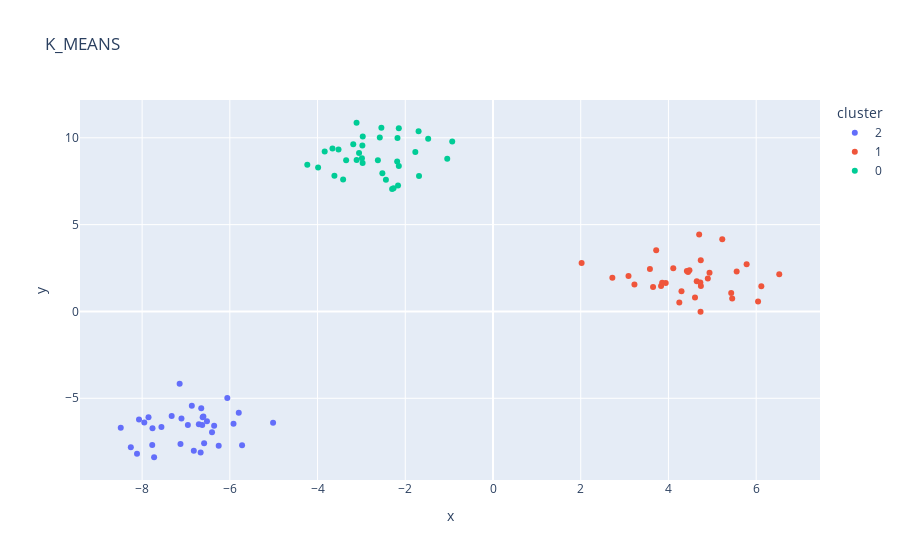

Source (notebook cell):
### Code cell
import plotly.express as px
import pandas as pd
df = pd.DataFrame(X,columns=['x','y'])
df['cluster'] = labels.astype(str)
fig = px.scatter(df,x = 'x',y = 'y',color='cluster',title='K_MEANS')
fig.show()

### Figure 1 — Plotly figure (JSON) as saved in the notebook; plotly's stock layout.template omitted (floating-point values rounded to 4 significant figures)
{"data": [{"hovertemplate": "cluster=2<br>x=%{x}<br>y=%{y}<extra></extra>", "legendgroup": "2", "marker": {"color": "#636efa", "symbol": "circle"}, "mode": "markers", "name": "2", "orientation": "v", "showlegend": true, "type": "scatter", "x": [-7.726, -6.522, -6.652, -6.358, -7.951, -6.603, -7.763, -6.406, -6.957, -7.326, -6.254, -7.854, -8.117, -7.56, -5.721, -8.257, -8.487, -6.706, -6.867, -6.62, -6.058, -7.103, -6.587, -7.125, -7.144, -6.666, -7.769, -6.629, -8.071, -5.916, -6.821, -5.014, -5.797], "xaxis": "x", "y": [-8.395, -6.319, -5.573, -6.583, -6.398, -6.053, -6.726, -6.953, -6.539, -6.024, -7.737, -6.093, -8.201, -6.648, -7.701, -7.818, -6.695, -6.495, -5.427, -6.098, -4.983, -6.166, -7.594, -7.634, -4.16, -8.126, -7.696, -6.534, -6.224, -6.467, -8.023, -6.406, -5.826], "yaxis": "y"}, {"hovertemplate": "cluster=1<br>x=%{x}<br>y=%{y}<extra></extra>", "legendgroup": "1", "marker": {"color": "#EF553B", "symbol": "circle"}, "mode": "markers", "name": "1", "orientation": "v", "showlegend": true, "type": "scatter", "x": [5.453, 6.043, 3.649, 4.42, 4.737, 3.225, 4.936, 4.448, 5.555, 4.732, 4.605, 3.578, 3.831, 2.02, 4.645, 6.118, 3.938, 2.721, 4.7, 4.11, 4.897, 4.297, 4.74, 5.431, 6.526, 3.089, 3.857, 3.72, 4.248, 4.727, 5.783, 5.227, 4.479], "xaxis": "x", "y": [0.7423, 0.5713, 1.407, 2.33, 2.942, 1.553, 2.234, 2.275, 2.302, -0.0144, 0.8045, 2.447, 1.471, 2.795, 1.739, 1.455, 1.646, 1.947, 4.436, 2.486, 1.899, 1.171, 1.47, 1.064, 2.148, 2.042, 1.651, 3.523, 0.5097, 1.674, 2.725, 4.164, 2.377], "yaxis": "y"}, {"hovertemplate": "cluster=0<br>x=%{x}<br>y=%{y}<extra></extra>", "legendgroup": "0", "marker": {"color": "#00cc96", "symbol": "circle"}, "mode": "markers", "name": "0", "orientation": "v", "showlegend": true, "type": "scatter", "x": [-2.979, -2.178, -3.66, -3.054, -3.616, -1.771, -2.581, -2.973, -2.148, -2.545, -2.97, -0.93, -3.11, -2.442, -2.185, -2.988, -3.837, -2.625, -1.697, -3.522, -2.267, -4.234, -2.166, -2.148, -1.687, -2.523, -2.3, -1.044, -3.988, -3.417, -3.111, -3.186, -1.478, -3.348], "xaxis": "x", "y": [9.557, 9.99, 9.39, 9.125, 7.818, 9.186, 10.02, 8.549, 10.55, 10.58, 10.07, 9.782, 8.723, 7.59, 8.629, 8.829, 9.211, 8.713, 10.37, 9.329, 7.101, 8.452, 7.251, 8.369, 7.793, 7.957, 7.055, 8.789, 8.294, 7.602, 10.87, 9.626, 9.946, 8.705], "yaxis": "y"}], "layout": {"legend": {"title": {"text": "cluster"}, "tracegroupgap": 0}, "title": {"text": "K_MEANS"}, "xaxis": {"anchor": "y", "domain": [0, 1], "title": {"text": "x"}}, "yaxis": {"anchor": "x", "domain": [0, 1], "title": {"text": "y"}}}}
